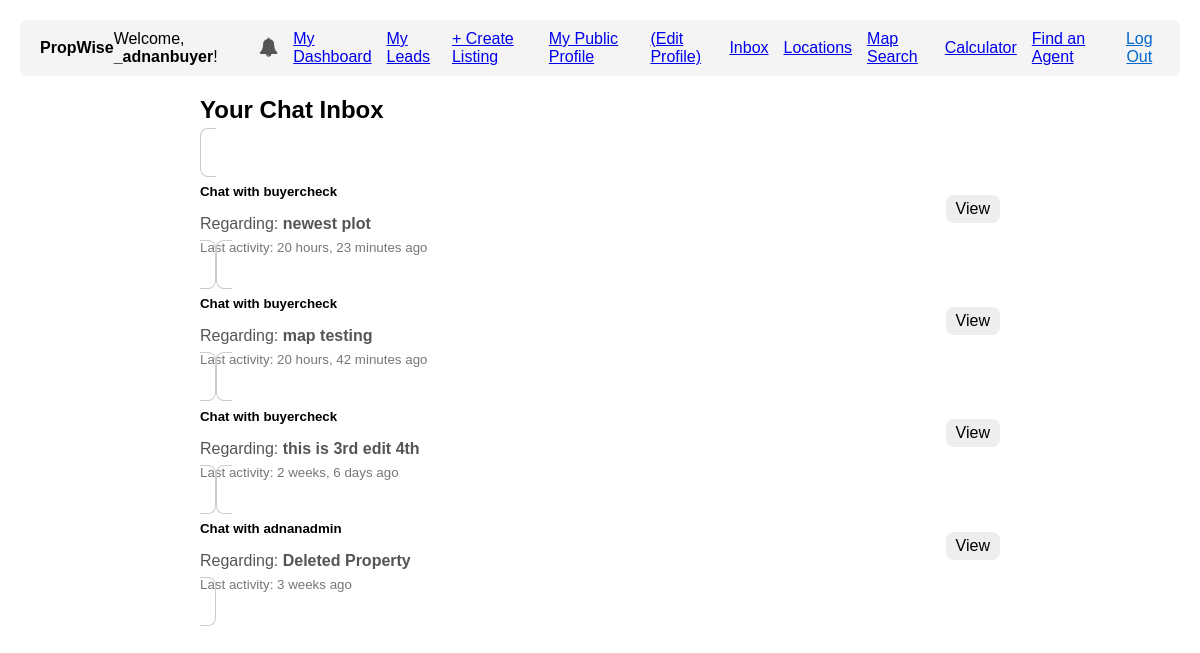
The page /chat/inbox/ (signed in) on the database its author committed.
### accounts/models.py (models this page shows, shortened)
class User(AbstractUser):
    is_agent = models.BooleanField('Is agent', default=False)
    is_buyer = models.BooleanField('Is buyer', default=True) # By default, users are buyers
    phone_number = models.CharField(max_length=20, blank=True)
    profile_picture = models.ImageField(upload_to='profile_pics/', blank=True, null=True)
    favorites = models.ManyToManyField(
        Property,
        related_name="favorited_by",
        blank=True
    )

### chat/models.py (models this page shows, shortened)
class ChatThread(models.Model):
    property = models.ForeignKey(
        Property,
        on_delete=models.SET_NULL,  # <-- NOT CASCADE
        related_name='chat_threads',
        null=True,  # <-- Required for SET_NULL
        blank=True  # <-- Allows this to be empty in forms
    )
    buyer = models.ForeignKey(
        User,
        on_delete=models.CASCADE,  # Cascade is OK here. If a buyer is deleted, their threads go.
        related_name='bought_chat_threads'
    )
    agent = models.ForeignKey(
        User,
        on_delete=models.CASCADE,  # Cascade is OK here. If an agent is deleted, their threads go.
        related_name='agent_chat_threads'
    )
    created_at = models.DateTimeField(auto_now_add=True)
    updated_at = models.DateTimeField(auto_now=True)
    class Meta:
        unique_together = ('property', 'buyer', 'agent')

### properties/models.py (models this page shows, shortened)
class Property(models.Model):
    title = models.CharField(max_length=255)
    description = models.TextField()
    price = models.BigIntegerField()
    area = models.ForeignKey(
        Area,
        on_delete=models.SET_NULL,
        null=True,
        related_name="properties"
    )
    latitude = models.DecimalField(
        max_digits=9,
        decimal_places=6,
        null=True,
        blank=True,
        help_text="Exact latitude of the property (e.g., 31.470510)"
    )
    longitude = models.DecimalField(
        max_digits=9,
        decimal_places=6,
        null=True,
        blank=True,
        help_text="Exact longitude of the property (e.g., 74.394170)"
    )
    purpose = models.CharField(max_length=10, choices=PropertyPurpose.choices)
    property_type = models.CharField(max_length=20, choices=PropertyType.choices)
    bedrooms = models.PositiveSmallIntegerField(null=True, blank=True)
    bathrooms = models.PositiveSmallIntegerField(null=True, blank=True)
    area_size = models.DecimalField(max_digits=10, decimal_places=2)
    area_unit = models.CharField(max_length=10, choices=AreaUnit.choices, default=AreaUnit.MARLA)
    agent = models.ForeignKey(settings.AUTH_USER_MODEL, on_delete=models.CASCADE, related_name="properties")
    created_at = models.DateTimeField(auto_now_add=True)
    updated_at = models.DateTimeField(auto_now=True)
    main_image = models.ImageField(upload_to='properties/main_images/', null=True, blank=True)
    is_verified = models.BooleanField(
        default=False,
        help_text="Mark this listing as verified by the admin (e.g., checked for accuracy)."
    )
    is_featured = models.BooleanField(
        default=False,
        help_text="Mark this listing as 'Featured' to show it at the top."
    )
    featured_until = models.DateTimeField(
        null=True,
        blank=True,
        help_text="When this listing should stop being featured (e.g., 7 days from now)."
    )
    status = models.CharField(
        max_length=10,
        choices=PropertyStatus.choices,
        default=PropertyStatus.ACTIVE,
        help_text="The current status of the listing (e.g., Active, Sold)."
    )
    sold_date = models.DateTimeField(
        null=True,
        blank=True,
        help_text="The date and time this property was marked as sold."
    )
    video_url = models.URLField(
        max_length=500,
        null=True,
        blank=True,
        help_text="A link to a YouTube or Vimeo video walkthrough (e.g., https://www.youtube.com/watch?v=...)"
    )

### chat/views.py (the view)
# urls.py: path('inbox/', views.chat_inbox_view, name='chat_inbox'),
@login_required(login_url='login')
def chat_inbox_view(request):
    threads = ChatThread.objects.filter(
        Q(buyer=request.user) | Q(agent=request.user)
    ).order_by('-updated_at')
    context = {
        'threads': threads
    }
    return render(request, 'chat/inbox.html', context)

### accounts/context_processors.py (called while the page is built)
def notifications(request):
    if request.user.is_authenticated:
        unread_notifs = Notification.objects.filter(
            recipient=request.user,
            is_read=False
        )
        return {
            'notification_count': unread_notifs.count(),
            'notification_list': unread_notifs[:5] # Only show the top 5 in the dropdown
        }
    return {}

### chat/templates/chat/inbox.html (shortened to what this page needs)
{% extends 'base.html' %}
{% block content %}
<div class="container" style="margin-top: 20px;">
    <div style="max-width: 800px; margin: auto;">
        <h2 style="margin-bottom: 20px;">Your Chat Inbox</h2>
        <div class="list-group">
            {% for thread in threads %}
                <a href="{% url 'chat_detail' thread_id=thread.id %}" class="list-group-item list-group-item-action" style="padding: 15px; border: 1px solid #ccc; border-radius: 8px; margin-bottom: 10px; text-decoration: none; color: inherit;">
                    <div style="display: flex; justify-content: space-between; align-items: center;">
                        <div>
                            <h5 style="margin-bottom: 5px;">
                                Chat with
                                {% if thread.buyer == user %}
                                    <strong>{{ thread.agent.username }}</strong>
                                {% else %}
                                    <strong>{{ thread.buyer.username }}</strong>
                                {% endif %}
                            </h5>
                            <p style="margin-bottom: 5px; color: #555;">
                                Regarding: <strong>{{ thread.property.title|default:"Deleted Property" }}</strong>
                            </p>
                            <small style="color: #777;">Last activity: {{ thread.updated_at|timesince }} ago</small>
                        </div>
                        <span style="background: #eee; padding: 5px 10px; border-radius: 8px;">View</span>
                    </div>
                </a>
            {% empty %}
                <p>You have no active chat conversations.</p>
            {% endfor %}
        </div>
    </div>
</div>
{% endblock content %}

### templates/base.html (shortened to what this page needs)
<!DOCTYPE html>
<html lang="en">
<head>
    <link rel="stylesheet" href="https://cdnjs.cloudflare.com/ajax/libs/font-awesome/4.7.0/css/font-awesome.min.css">
</head>
<body>
    <header style="display: flex; justify-content: space-between; align-items: center; padding: 10px 20px; background: #f4f4f4; border-radius: 8px; margin-bottom: 20px;">
       <div>
        <a href="{% url 'homepage' %}" style="text-decoration: none; color: inherit;">
            <strong>PropWise</strong>
        </a>
    </div>
        <nav style="display: flex; align-items: center;">
            {% if user.is_authenticated %}
            <span>
                Welcome, <strong>{{ user.username }}</strong>!
            </span>
            <div class="notif-container" onclick="toggleNotifs()">
                <i class="fa fa-bell notif-icon"></i>
            </div>
            {% if user.is_agent %}
                <a href="{% url 'agent_dashboard' %}" style="margin-left: 15px;">My Dashboard</a>
                <a href="{% url 'my_leads' %}" style="margin-left: 15px;">My Leads</a>
                <a href="{% url 'property_create' %}" style="margin-left: 15px;">+ Create Listing</a>
                <a href="{% url 'agent_profile' pk=user.pk %}" style="margin-left: 15px;">My Public Profile</a>
                <a href="{% url 'profile' %}" style="margin-left: 15px;">(Edit Profile)</a>
            {% else %}
                <a href="{% url 'saved_properties' %}" style="margin-left: 15px;">My Saved Properties</a>
                <a href="{% url 'profile' %}" style="margin-left: 15px;">My Profile</a>
            {% endif %}
            <a href="{% url 'chat_inbox' %}" style="margin-left: 15px;">Inbox</a>
            <a href="{% url 'all_cities' %}" style="margin-left: 15px;">Locations</a>
            <a href="{% url 'map_search' %}" style="margin-left: 15px;">Map Search</a>
            <a href="{% url 'calculator' %}" style="margin-left: 15px;">Calculator</a>
            <a href="{% url 'agent_directory' %}" style="margin-left: 15px;">Find an Agent</a>
            <form action="{% url 'logout' %}" method="post" style="display: inline; margin-left: 15px;">
                <button type="submit" style="
                    background: none;
                    border: none;
                    color: #0066cc;
                    cursor: pointer;
                    text-decoration: underline;
                    padding: 0;
                    font-size: inherit;
                    font-family: inherit;
                ">Log Out</button>
            </form>
            {% endif %}
        </nav>
    </header>
    {% block content %}
    {% endblock content %}
</body>
</html>

### templates/base.html (style rules this page uses)
body { font-family: Arial, sans-serif; margin: 20px; }
.notif-container { position: relative; display: inline-block; margin-left: 15px; cursor: pointer; vertical-align: middle; }
.notif-icon { font-size: 1.2em; color: #555; }

### rows shown on the page
User: username "_adnanbuyer"
ChatThread: buyer.username "buyercheck", property "newest plot", updated_at "20 hours, 23 minutes"
ChatThread: buyer.username "buyercheck", property "map testing", updated_at "20 hours, 42 minutes"
ChatThread: buyer.username "buyercheck", property "this is 3rd edit 4th", updated_at "2 weeks, 6 days"
ChatThread: agent.username "adnanadmin", property "Deleted Property", updated_at "3 weeks"
